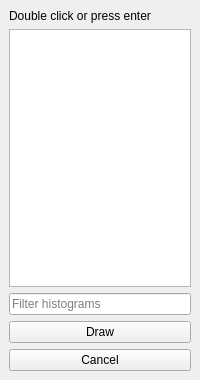
<?xml version="1.0" encoding="UTF-8"?>
<ui version="4.0">
 <class>HistogramView</class>
 <widget class="QDockWidget" name="HistogramView">
  <property name="geometry">
   <rect>
    <x>0</x>
    <y>0</y>
    <width>200</width>
    <height>380</height>
   </rect>
  </property>
  <property name="floating">
   <bool>false</bool>
  </property>
  <property name="features">
   <set>QDockWidget::AllDockWidgetFeatures</set>
  </property>
  <property name="windowTitle">
   <string>Histograms</string>
  </property>
  <widget class="QWidget" name="dockWidgetContents">
   <layout class="QGridLayout" name="gridLayout">
    <item row="2" column="0">
     <widget class="QLineEdit" name="pFilterEdit">
      <property name="placeholderText">
       <string>Filter histograms</string>
      </property>
     </widget>
    </item>
    <item row="3" column="0">
     <widget class="QPushButton" name="pDrawButton">
      <property name="text">
       <string>Draw</string>
      </property>
     </widget>
    </item>
    <item row="1" column="0">
     <widget class="QListWidget" name="histList">
      <property name="selectionMode">
       <enum>QAbstractItemView::MultiSelection</enum>
      </property>
     </widget>
    </item>
    <item row="0" column="0">
     <widget class="QLabel" name="label">
      <property name="text">
       <string>Double click or press enter</string>
      </property>
     </widget>
    </item>
    <item row="4" column="0">
     <widget class="QPushButton" name="pCancelButton">
      <property name="text">
       <string>Cancel</string>
      </property>
     </widget>
    </item>
   </layout>
  </widget>
 </widget>
 <resources/>
 <connections/>
</ui>
